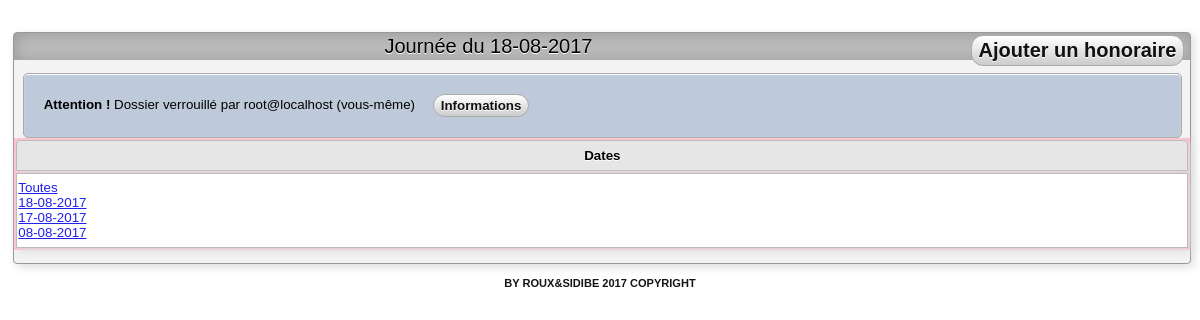
The page /consultation.php?numeroID=a428e9c0-4496-4a4a-b783-e95ead91f17a&date=2017-08-18&nom=SIDIBE&prenom=MOHAMED ALY (signed in) on the database its author committed.
### tables this page shows
CREATE TABLE IF NOT EXISTS `rubriqueshead` (
  `RbDate_PrimKey` bigint(20) UNSIGNED NOT NULL AUTO_INCREMENT,
  `RbDate_IDDos` varchar(36) DEFAULT NULL,
  `RbDate_TypeRub` int(11) DEFAULT NULL,
  `RbDate_NomDate` varchar(50) DEFAULT NULL,
  `RbDate_SubTypeRub` varchar(50) DEFAULT NULL,
  `RbDate_Date` datetime DEFAULT NULL,
  `RbDate_CreateUser` varchar(32) DEFAULT NULL,
  `RbDate_CreateSignUser` varchar(32) DEFAULT '',
  `RbDate_Fin` datetime DEFAULT NULL,
  `RbDate_DureeMod` bigint(20) DEFAULT NULL,
  `RbDate_Prop_0` varchar(40) DEFAULT NULL,
  `RbDate_Prop_1` varchar(40) DEFAULT NULL,
  `RbDate_Prop_2` varchar(40) DEFAULT NULL,
  `RbDate_Prop_3` varchar(40) DEFAULT NULL,
  `RbDate_Prop_4` varchar(40) DEFAULT NULL,
  `RbDate_Duree` bigint(20) UNSIGNED DEFAULT NULL,
  `RbDate_Ref_NumDoss` bigint(20) UNSIGNED DEFAULT NULL,
  `RbDate_RefBlobs_PrimKey` bigint(20) DEFAULT NULL,
  PRIMARY KEY (`RbDate_PrimKey`),
  KEY `RbDate_NumDossIndex` (`RbDate_Ref_NumDoss`),
  KEY `RbDate_GuidDossIndex` (`RbDate_IDDos`)
);

### config.php (called while the page is built, shortened)
<?php
if (file_exists (__DIR__.'/connexion_serveur.php'))
  include_once ('connexion_serveur.php');
$fontsize="10";
?>

### connexion_serveur.php (called while the page is built, shortened)
<?php
  $host = 'localhost';
  $loginbase = 'root';
?>

### consultation.php (the view, shortened to what this page needs)
<?php
include("config.php");
try {
    $strConnection = 'mysql:host='.$host.';dbname='.$base;
    $arrExtraParam= array(PDO::MYSQL_ATTR_INIT_COMMAND => "SET NAMES utf8");
    $pdo = new PDO($strConnection, $loginbase, $pwd, $arrExtraParam);
    $pdo->setAttribute(PDO::ATTR_ERRMODE, PDO::ERRMODE_EXCEPTION);
}
catch(PDOException $e) {
    $msg = 'ERREUR PDO dans ' . $e->getFile() . ' L.' . $e->getLine() . ' : ' . $e->getMessage();
    die($msg);
}
function local_to_iso($date,$date_format)
{
  if (count(explode ("-",$date))==3)
  {
    $list_date=explode ("-",$date);
    if ($date_format=='fr')
    {
      $date=$list_date[2].'-'.$list_date[1].'-'.$list_date[0];
    }
    elseif ($date_format=='en')
      $date=$list_date[2].'-'.$list_date[0].'-'.$list_date[1];
    return $date;
  }
  else
    return "1900-01-01";
}
function iso_to_local($date,$date_format)
{
  if ($date!='%%')
  {
    $list_date=explode ("-",$date);
    if ($date_format=='fr')
    {
      $date=$list_date[2].'-'.$list_date[1].'-'.$list_date[0];
    }
    elseif ($date_format=='en')
      $date=$list_date[1].'-'.$list_date[2].'-'.$list_date[0];
  }
  return $date;
}
$afficher_boutons=1;
if (isset($_REQUEST['date']))
  $date=$_REQUEST['date'];
elseif (isset($_REQUEST['date_modifiee']))
  $date=local_to_iso(substr($_REQUEST['date_modifiee'],0,10),$date_format);
else
{
  header ('location: patient.php?numeroID='.$patient );
  exit;
}
if (isset($_REQUEST['numeroID']))
{
  $patient=$_REQUEST['numeroID'];
  $sql_chercher_nom=$pdo->prepare('SELECT * FROM IndexNomPrenom WHERE FchGnrl_IDDos= ?');
  $sql_chercher_nom->bindValue(1, $patient, PDO::PARAM_STR);
  $sql_chercher_nom->execute();
  $ligne_chercher_nom=$sql_chercher_nom->fetch(PDO::FETCH_ASSOC);
  $nom=$ligne_chercher_nom["FchGnrl_NomDos"];
  $prenom=$ligne_chercher_nom["FchGnrl_Prenom"];
}
else
{
  header ('location: liste.php' );
  exit;
}
$date=$date."%";
include("inc/header.php");
?>
<?php
include 'calendar_javascript.php';
?>
</head>
<body style="font-size:<?php echo $fontsize; ?>pt" >
  <div class="conteneur">
<?php
$date_locale=iso_to_local(substr($date,0,10),$date_format);
?>
 <div class="groupe">
    <h1>
      Journée du <?php echo $date_locale ;
if ($afficher_boutons AND stripos($date,'%'))
{
?>
       <form action="compta/saisie_hono.php" method="get" style="float:right" target="_top">
  <div>
    <input name="nouveau" type="submit" value="Ajouter un honoraire" />
  </div>
      </form>
<?php
}
?>
    </h1>
<?php
$sql_verifier_verrou=$pdo->prepare('SELECT UserName FROM IndexNomPrenom INNER JOIN Verrous ON IndexNomPrenom.FchGnrl_IDDos=Verrous.DossGUID WHERE IndexNomPrenom.FchGnrl_IDDos= ?');
$sql_verifier_verrou->bindValue(1, $patient, PDO::PARAM_STR);
$sql_verifier_verrou->execute();
$ligne_verifier_verrou=$sql_verifier_verrou->fetch(PDO::FETCH_ASSOC);
if ($ligne_verifier_verrou)
{
  echo "
    <div class='notice'>
      <strong>Attention !</strong> Dossier verrouill&eacute; par ".$ligne_verifier_verrou['UserName'];
  if ($ligne_verifier_verrou['UserName']==$loginbase."@".$host)
  {
?>
       (vous-m&ecirc;me)
<?php
  }
?>
  <input type="button" value="Informations" onclick="info_verrou()" />
      </div>
<?php
}
?>
  <div class="tableau">
    <table  style="background-color: pink">
      <tr>
  <th class="fond_th">
    Dates
  </th>
      </tr>
      <tr>
  <td class="fond_td" valign="top" title="Un clic sur une date envoie sur cette date">
<?php
if ($afficher_boutons)
{
?>
    <a href="consultation.php?numeroID=<?php echo $patient ?>&amp;date=%&amp;nom=<?php echo $patient ?>&amp;prenom=<?php echo $patient ?>">
<?php
}
?>
      Toutes
<?php
if ($afficher_boutons)
{
?>
    </a>
<?php
}
?>
    <br />
<?php
$sql_count_docs_patient=$pdo->prepare('SELECT RbDate_Date FROM RubriquesHead WHERE RbDate_IDDos=? ORDER BY RbDate_Date DESC');
$sql_count_docs_patient->bindValue(1, $patient, PDO::PARAM_STR);
$sql_count_docs_patient->execute();
$date_unique="";
while ($ligne_count_docs_patient=$sql_count_docs_patient->fetch(PDO::FETCH_ASSOC))
{
  $date_courte=substr($ligne_count_docs_patient['RbDate_Date'],0,10);
    if ($date_courte!=$date_unique)
    {
      $date_unique=$date_courte;
      if ($afficher_boutons)
      {
  echo "
      <a href=\"consultation.php?numeroID=".$patient."&amp;date=".$date_unique."&amp;nom=".$nom."&amp;prenom=".$prenom."\">
        ".local_to_iso($date_courte,$date_format)."
      </a><br />";
      }
      else
  echo local_to_iso($date_courte,$date_format)."<br />";
    }
}
echo '
    </td>';
?>
    </tr>
  </table>
 </div>
</div>
<?php
include("inc/footer.php");
?>

### css/style.css (style rules this page uses)
body { margin:0; color: #151515; font-size: 12px; font-family:arial, sans serif; background-color:#fff; }
a { color: #2121EF; text-decoration:underline; }
h1 { font-size:1.5em; font-weight:normal; text-shadow:0px 1px 0px #fff; text-align: center; padding:10px 0 10px 3px; color:#fff; }
.groupe { float:left; border:1px solid #999; background-color:#f3f3f3; -moz-border-radius:4px; -webkit-border-radius:4px; border-radius:4px; -moz-box-shadow:2px 2px 5px #ccc; -webkit-box-shadow:2px 2px 5px #ccc; box-shadow:3px 3px 10px #ddd; margin-top:1em; margin-bottom:1em; padding-bottom:1em; margin-left:1em; margin-right:1em; width:98%; }
.groupe h1 { background-color:#bbb; padding:0.1em 0.3em; margin-top:0; color:#000; font-size:1.5em; font-weight:normal; text-shadow:0 1px 0 #fff; -moz-box-shadow: 1px 1px 15px #999 inset; -webkit-box-shadow: 1px 1px 15px #999 inset; box-shadow: 1px 1px 15px #999 inset; }
.fond_td { text-align:left; color:#000; border:1px solid #bbb; background:#fefefe; -moz-box-shadow:2px 2px 5px #ccc; -webkit-box-shadow:2px 2px 5px #ccc; box-shadow:3px 3px 10px #ddd; margin-top:0.5em; margin-bottom:0.5em; padding-top:0.5em; padding-bottom:0.5em; margin-left:auto; margin-right:auto; }
.fond_th { text-shadow:0px 1px 0px #fff; text-align:center; color:#000; border:1px solid #bbb; background:#e6e6e6; -moz-border-radius:4px; -webkit-border-radius:4px; border-radius:4px 4px 0 0; -moz-box-shadow:2px 2px 5px #ccc; -webkit-box-shadow:2px 2px 5px #ccc; box-shadow:3px 3px 10px #ddd; margin-top:0.5em; margin-bottom:0.5em; padding-top:0.5em; padding-bottom:0.5em; margin-left:auto; margin-right:auto; }
form { padding:0; margin:0; display:inline; }
table { padding:0; margin:0; width:100%; }
.tableau { padding:0; margin:0; width:100%; }
input[type=submit] { font-weight:bold; margin-left:14px; border: 1px solid #aaa; padding: 3px 7px; color: #111; text-decoration: none; background: #ddd; border-radius: 12px; -webkit-border-radius: 12px; -moz-border-radius: 12px; text-shadow: 0px 1px 0px #fff; background: -webkit-gradient(linear, left top, left bottom, from(#ffffff), to(#cccccc)); background: -moz-linear-gradient(top, #ffffff, #cccccc); background: -o-linear-gradient(top, #ffffff, #cccccc); }
input[type=button] { font-weight:bold; margin-left:14px; border: 1px solid #aaa; padding: 3px 7px; color: #111; text-decoration: none; background: #ddd; border-radius: 12px; -webkit-border-radius: 12px; -moz-border-radius: 12px; text-shadow: 0px 1px 0px #fff; background: -webkit-gradient(linear, left top, left bottom, from(#ffffff), to(#cccccc)); background: -moz-linear-gradient(top, #ffffff, #cccccc); background: -o-linear-gradient(top, #ffffff, #cccccc); }
input, select, textarea { font-size: 1em; background: #fff; }
img, input, select { vertical-align: middle; }
.notice { margin: auto; width: 95%; background-color: #becad9; border: 1px solid #aaa; background-repeat: no-repeat; background-position: 99% 44%; text-align:justify; color: #000000; padding: 20px 20px; -moz-border-radius:5px; -webkit-border-radius:5px; border-radius:5px; -moz-box-shadow: 0 1px 1px #fff inset; -webkit-box-shadow: 0 1px 1px #fff inset; box-shadow: 0 1px 1px #fff inset; }

### css/screen.css (style rules this page uses)
.conteneur { margin:0; text-align: justify; background:#fff; width:100%; }

### rows shown on the page
rubriqueshead: RbDate_Date "18-08-2017"
rubriqueshead: RbDate_Date "17-08-2017"
rubriqueshead: RbDate_Date "08-08-2017"

### other values the page prints
$date_locale "18-08-2017"
$ligne_verifier_verrou['UserName'] "root@localhost"
